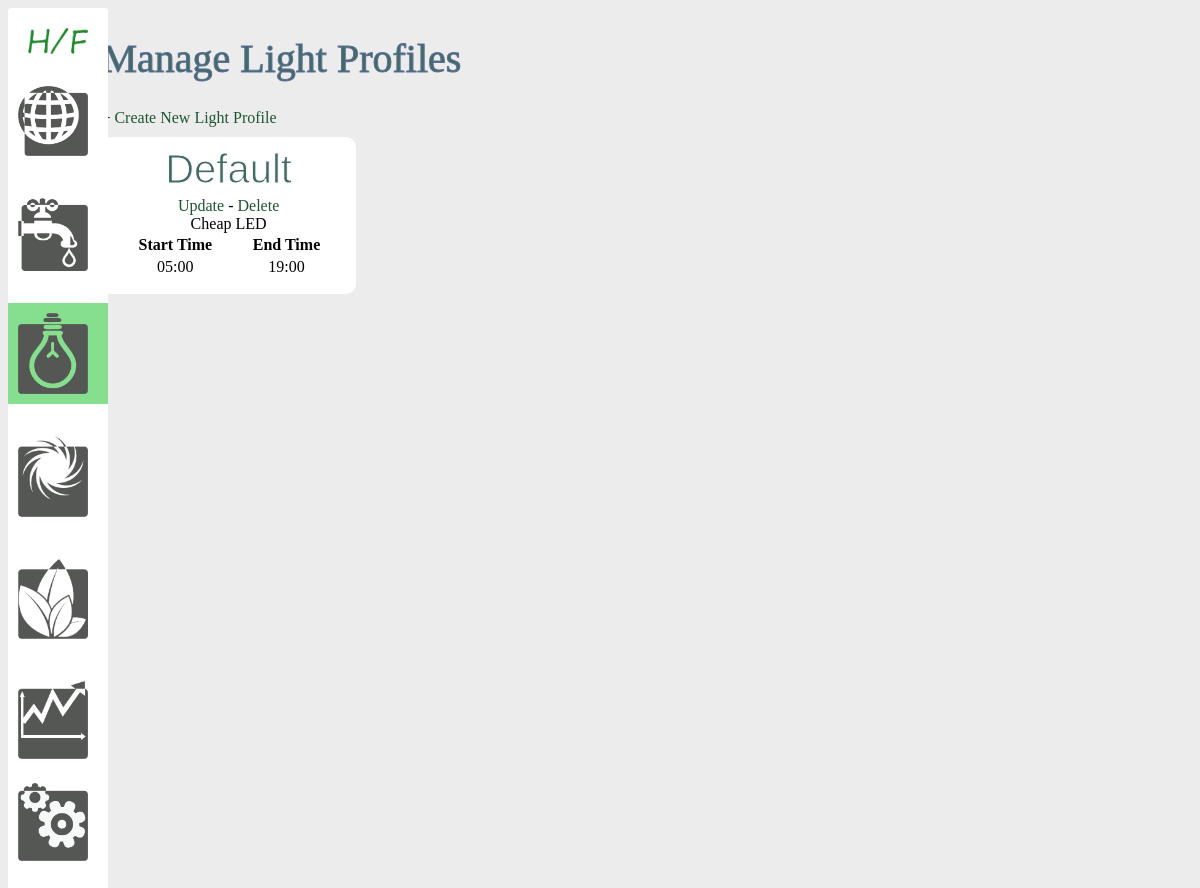
/light, run on an earlier commit of the app's database.
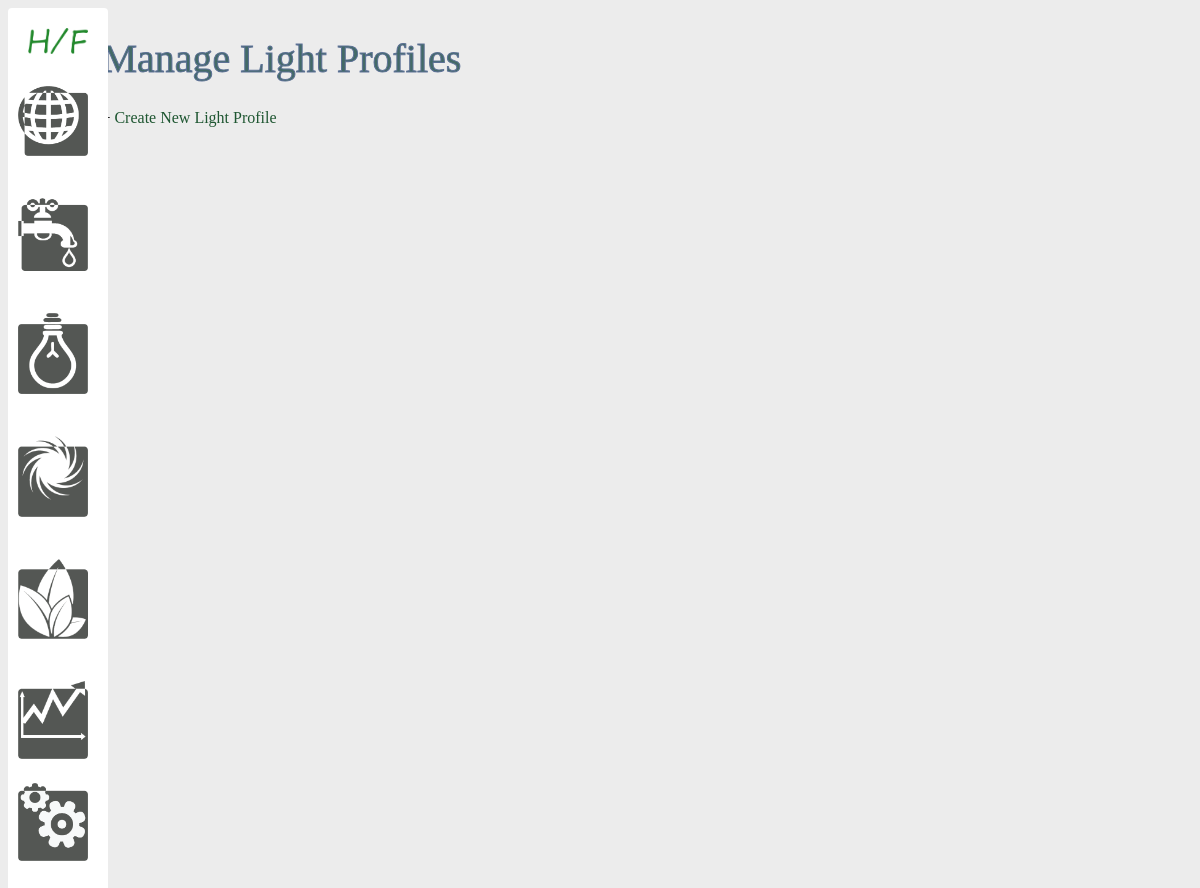
And on a later commit of the database.
### models.py (models this page shows, shortened)
class Light(db.Model):
    id = db.Column(db.Integer, primary_key=True)
    name = db.Column(db.String(50), nullable=False)
    model = db.Column(db.String(50))
    start_time = db.Column(db.String(10))
    end_time = db.Column(db.String(10))
    enviros = db.relationship('Enviro', backref='light', lazy=True)

### views.py (the view)
@app.route('/light')
def list_light_profiles():
    lights = Light.query.all()
    return render_template('light/index_light.html', lights=lights)

### templates/light/index_light.html
{% extends 'layout.html' %}
{% block body %}
    <h1>Manage Light Profiles</h1>
    + <a href="/add_light">Create New Light Profile</a>
    <br />
    <div class = "container">
        {% for light in lights %}
            <div class = "light">
                <h2>{{ light.name }}</h2>
                <a href="/update_light/{{light.id}}">Update</a>
                -
                <a href="/delete_light/{{light.id}}">Delete</a>
                <br />
                {{ light.model }}
                <table width = "100%">
                    <tr>
                        <th>Start Time</th>
                        <th>End Time</th>
                    </tr>
                    <tr>
                        <td>{{ light.start_time }}</td>
                        <td>{{ light.end_time }}</td>
                    </tr>
                </table>
            </div>
        {% endfor %}
    </div>
{% endblock %}

What changed in the data, as far as the page shows it:
removed Light: name "Default", model "Cheap LED", start_time "05:00", end_time "19:00"
